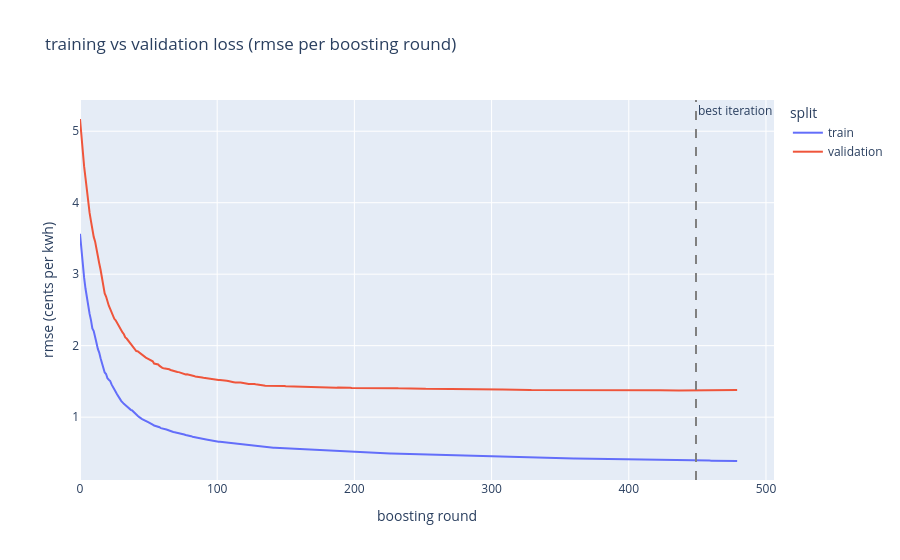

The code cell stored with this chart in its notebook:
### Markdown cell above
## Final Model Training and Loss Curve

trains the final model with the best parameters from grid search. the loss curve shows how training and validation rmse changed across every boosting round.

### Code cell
model = XGBRegressor(
    n_estimators=500,
    early_stopping_rounds=30,
    random_state=42,
    verbosity=0,
    nthread=4,
    **best_params
)
model.fit(
    X_train, y_train,
    eval_set=[(X_train, y_train), (X_val, y_val)],
    verbose=False
)

train_loss = model.evals_result_['validation_0']['rmse']
val_loss = model.evals_result_['validation_1']['rmse']

print(f'best iteration: {model.best_iteration}')
print(f'final train rmse: {train_loss[model.best_iteration]:.4f}')
print(f'final val rmse:   {val_loss[model.best_iteration]:.4f}')

iterations = list(range(len(train_loss)))
loss_df = pd.DataFrame({
    'iteration': iterations + iterations,
    'rmse': train_loss + val_loss,
    'split': ['train'] * len(train_loss) + ['validation'] * len(val_loss)
})

fig_loss = px.line(
    loss_df,
    x='iteration',
    y='rmse',
    color='split',
    title='training vs validation loss (rmse per boosting round)',
    labels={'rmse': 'rmse (cents per kwh)', 'iteration': 'boosting round'}
)
fig_loss.add_vline(
    x=model.best_iteration,
    line_dash='dash',
    line_color='gray',
    annotation_text='best iteration'
)
fig_loss.write_html('../logs/loss_curve.html', include_plotlyjs='cdn')
fig_loss.show()

plt.figure(figsize=(8, 4))
plt.plot(iterations, train_loss, label='train')
plt.plot(iterations, val_loss, label='validation')
plt.axvline(model.best_iteration, color='gray', linestyle='--')
plt.title('training vs validation loss')
plt.xlabel('boosting round')
plt.ylabel('rmse (cents per kwh)')
plt.legend()
plt.tight_layout()
plt.show()

logging.info(f'final model trained: best iteration {model.best_iteration}')

### Figure 1 — Plotly figure (JSON) as saved in the notebook; plotly's stock layout.template omitted (floating-point values rounded to 4 significant figures; data arrays with more than 128 entries replaced by an {"elided": "..."} marker saying what was removed)
{"data": [{"hovertemplate": "split=train<br>boosting round=%{x}<br>rmse (cents per kwh)=%{y}<extra></extra>", "legendgroup": "train", "line": {"color": "#636efa", "dash": "solid"}, "marker": {"symbol": "circle"}, "mode": "lines", "name": "train", "orientation": "v", "showlegend": true, "type": "scatter", "x": {"elided": "480 int values"}, "xaxis": "x", "y": {"elided": "480 float values"}, "yaxis": "y"}, {"hovertemplate": "split=validation<br>boosting round=%{x}<br>rmse (cents per kwh)=%{y}<extra></extra>", "legendgroup": "validation", "line": {"color": "#EF553B", "dash": "solid"}, "marker": {"symbol": "circle"}, "mode": "lines", "name": "validation", "orientation": "v", "showlegend": true, "type": "scatter", "x": {"elided": "480 int values"}, "xaxis": "x", "y": {"elided": "480 float values"}, "yaxis": "y"}], "layout": {"annotations": [{"showarrow": false, "text": "best iteration", "x": 449, "xanchor": "left", "xref": "x", "y": 1, "yanchor": "top", "yref": "y domain"}], "legend": {"title": {"text": "split"}, "tracegroupgap": 0}, "shapes": [{"line": {"color": "gray", "dash": "dash"}, "type": "line", "x0": 449, "x1": 449, "xref": "x", "y0": 0, "y1": 1, "yref": "y domain"}], "title": {"text": "training vs validation loss (rmse per boosting round)"}, "xaxis": {"anchor": "y", "domain": [0, 1], "title": {"text": "boosting round"}}, "yaxis": {"anchor": "x", "domain": [0, 1], "title": {"text": "rmse (cents per kwh)"}}}}
